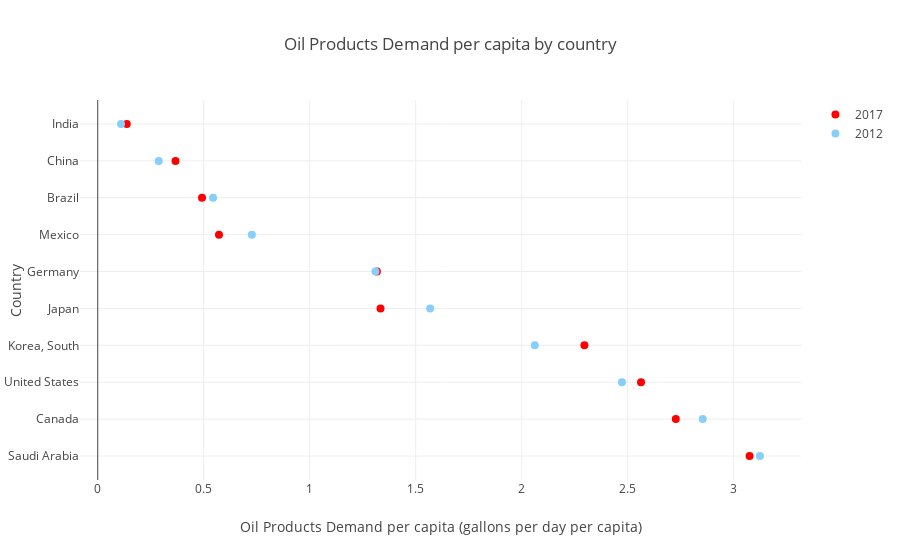

The cell this chart's notebook holds for it:
### Code cell
#country = df['COUNTRY'];
#votingPop = df['Oil Products Demand per capita 2017'];
#regVoters = df['Oil Products Demand per capita 2012'];

import plotly.plotly as py
import plotly.graph_objs as go

trace1 = {"x": df2['Oil Products Demand per capita 2017'], 
          "y": df2['COUNTRY'], 
          "marker": {"color": "red", "size": 8}, 
          "mode": "markers", 
          "name": "2017", 
          "type": "scatter"
}

trace2 = {"x": df2['Oil Products Demand per capita 2012'], 
          "y": df2['COUNTRY'], 
          "marker": {"color": "lightskyblue", "size": 8}, 
          "mode": "markers", 
          "name": "2012", 
          "type": "scatter", 
}

data = [trace1, trace2]
layout = {"title": "Oil Products Demand per capita by country", 
          "xaxis": {"title": "Oil Products Demand per capita (gallons per day per capita)", }, 
          "yaxis": {"title": "Country"}}

fig = go.Figure(data=data, layout=layout)
#py.iplot(fig, filenmae='basic_dot-plot')
plotly.offline.iplot( fig, validate=False )

### Figure 1 — Plotly figure (JSON) as saved in the notebook; plotly's stock layout.template omitted (floating-point values rounded to 4 significant figures)
{"data": [{"marker": {"color": "red", "size": 8}, "mode": "markers", "name": "2017", "type": "scatter", "x": [3.075, 2.727, 2.563, 2.296, 1.334, 1.317, 0.572, 0.492, 0.367, 0.137], "y": ["Saudi Arabia", "Canada", "United States", "Korea, South", "Japan", "Germany", "Mexico", "Brazil", "China", "India"]}, {"marker": {"color": "lightskyblue", "size": 8}, "mode": "markers", "name": "2012", "type": "scatter", "x": [3.124, 2.854, 2.473, 2.062, 1.568, 1.31, 0.727, 0.544, 0.288, 0.11], "y": ["Saudi Arabia", "Canada", "United States", "Korea, South", "Japan", "Germany", "Mexico", "Brazil", "China", "India"]}], "layout": {"title": "Oil Products Demand per capita by country", "xaxis": {"title": "Oil Products Demand per capita (gallons per day per capita)"}, "yaxis": {"title": "Country"}}}
